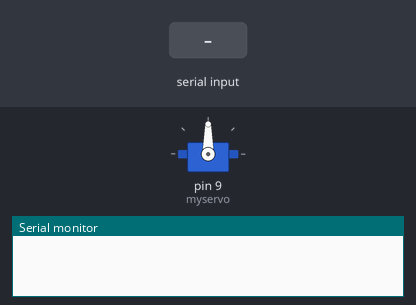
This sketch was run on a simulated Arduino Uno, built with avr-gcc and run on an emulated ATmega328P. Shown: servo, the last lines printed to the serial monitor. The test bench sets the inputs (shaded band).

Above: at 1.2 s.
1.3 s: "0\n" received over Serial
At 2.8 s:
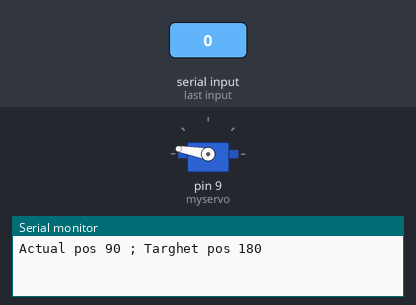
3.6 s: "90,45\n" received over Serial
At 4.07 s:
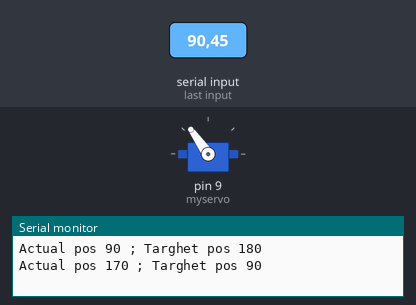
5.9 s: "2\n" received over Serial
At 7.2 s:
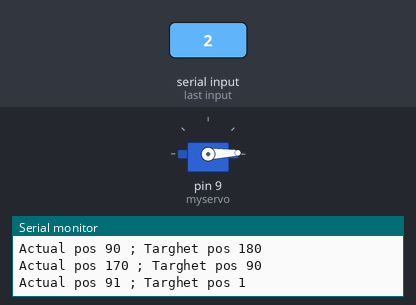
Timing chart, 0 to 8.9 s (numbered marks = the images above; inputs shaded):
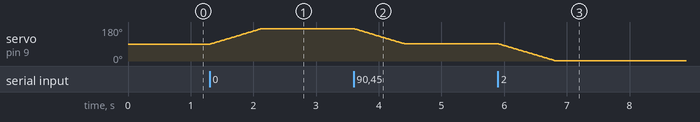

The sketch:

Servo_face_follower.ino
```cpp
// Servo Face Follower Project
// by Davide Caminati <http://caminatidavide.it>
// This source code is in the public domain.


#include <Servo.h>

Servo myservo;  // create servo object to control a servo
                // a maximum of eight servo objects can be created

int actual_position = 90;    // variable to store the servo position

int min_position = 1;        // max server position
int max_position = 170;      // min server position
int movement_speed = 40;     // turn velocity (from 1 to 40)

int _position;


void setup()
{
  myservo.attach(9);        // attaches the servo on pin 9 to the servo object
  Serial.begin(9600);       // initialize serial:
}


void loop()
{
  while (Serial.available() > 0) {
    int _p = Serial.parseInt();  // get the position from serial
    // 0 = right
    // 1 = center
    // 2 = left
    switch (_p){
      case 0:
        _position = 180;
        break;
      case 1:
        _position = 90;
        break;
      case 2:
        _position = 1;
        break;
      default:
        _position = 90;
    }


    if (Serial.read() == '\n') {
      Serial.println("Actual pos " +  String(actual_position) + " ; Targhet pos " + String(_position));
      movement(_position);              // actuate the movement
    }
  }
}


void movement(int targhet_pos)
{
  if (targhet_pos>actual_position){
    for(int pos = actual_position; pos < targhet_pos; pos += 1)  // goes to targhet position
    {                                    // in steps of 1 degree
      if (pos<=max_position){             // check the limit of the servo
        myservo.write(pos);              // tell servo to go to position in variable 'pos'
        actual_position = pos;       // update the current position
        delay(50-movement_speed);                       // waits for the servo to reach the position
      }
    }
  }
  if (targhet_pos<actual_position){
    for(int pos = actual_position; pos > targhet_pos; pos -= 1)  // goes to targhet position
    {                                    // in steps of 1 degree
      if (pos>=min_position){             // check the limit of the servo
        myservo.write(pos);              // tell servo to go to position in variable 'pos'
        actual_position = pos;       // update the current position
        delay(50-movement_speed);                       // waits for the servo to reach the position
      }
    }
  }
}
```

Measured:
- after the input at 1.3 s, servo on pin 9 (myservo): moves from 90° to 170° over 0.80 s, starting at once
- after the input at 3.6 s, servo on pin 9 (myservo): moves from 170° to 91° over 0.79 s, starting at once
- after the input at 5.9 s, servo on pin 9 (myservo): moves from 91° to 2° over 0.89 s, starting at once
